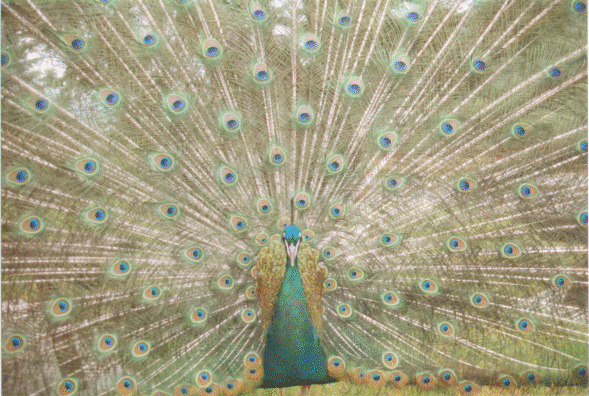
//> input picture image.jpg, 589 x 396 px
$ ./main   (built with g++ and OpenCV 4)
//> lines starting //> are read from the running program, lines starting //| are printed output that depends on the picture; after the words box and inside, x2 and y2 are one past the last pixel; in counts of white or black regions, pixels touching at a corner belong together
//> further down, img is the input picture: 396 rows x 589 cols, CV_8UC3; mean B, G, R 128.9, 157.1, 161.6
#include <iostream>
#include <opencv2/highgui.hpp>
#include <opencv2/imgproc.hpp>

using namespace cv;
using namespace std;

Mat img, new_img, lines_img, circles_img;
int blure = 1;

int rho = 74;
int theta = 65;
int threshold_slider = 0;

int dp = 1;
int minDist = 1;
int param1 = 145;
int param2 = 12;
int minRadius = 0;
int maxRadius = 11;

static void blure_on_trackbar(int, void*){
    if(blure == 0){
        blure = 1;
    }
    GaussianBlur(img, new_img, Size(0, 0), blure);
    cvtColor(new_img, new_img, COLOR_BGR2GRAY);
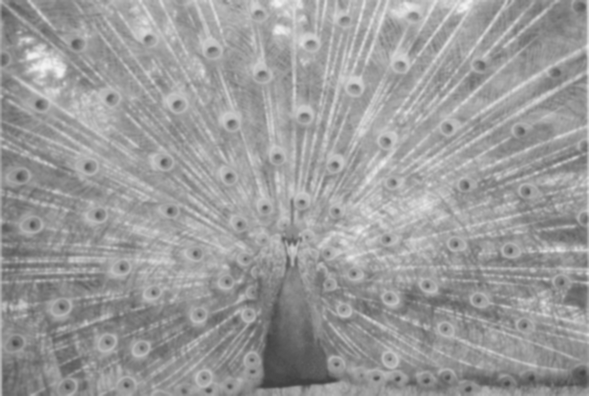
//> new_img: 396 rows x 589 cols, CV_8UC1; min 64, max 242, mean 155.1
    imshow("Processed", new_img);
}

static void lines_on_trackbar(int, void*){
    if(rho == 0) rho = 1;
    if(theta == 0) theta = 360;
    lines_img = img.clone();
    vector<Vec2f> lines;
    HoughLines(new_img, lines, rho, CV_PI/theta, threshold_slider);
//> lines = 12 lines (rho, theta): [0, 2.13], [296, 1.06], [74, 2.03], [148, 1.88], [222, 1.26], [222, 1.79], [-74, 2.27], [74, 1.55], [148, 0], [296, 0], [444, 0], [-518, 3.09]
    for(size_t i = 0; i < lines.size(); i++)
    {
        float rho = lines[i][0], theta = lines[i][1];
        Point pt1, pt2;
        double a = cos(theta), b = sin(theta);
        double x0 = a*rho, y0 = b*rho;
        pt1.x = cvRound(x0 + 1000*(-b));
        pt1.y = cvRound(y0 + 1000*(a));
        pt2.x = cvRound(x0 - 1000*(-b));
        pt2.y = cvRound(y0 - 1000*(a));
        line(lines_img, pt1, pt2, Scalar(0,0,255), 3, LINE_AA);
    }
//> this loop made 12 passes
//> (rho, theta, a, b, x0, y0) on passes 1 to 12: (0, 2.13, -0.528, 0.849, 0, 0), (296, 1.06, 0.486, 0.874, 143.9, 258.7), (74, 2.03, -0.443, 0.896, -32.8, 66.34), (148, 1.88, -0.309, 0.951, -45.73, 140.8), (222, 1.26, 0.309, 0.951, 68.6, 211.1), (222, 1.79, -0.216, 0.976, -47.9, 216.8), (-74, 2.27, -0.645, 0.764, 47.72, -56.56), (74, 1.55, 0.0242, 1, 1.79, 73.98), (148, 0, 1, 0, 148, 0), (296, 0, 1, 0, 296, 0), (444, 0, 1, 0, 444, 0), (-518, 3.09, -0.999, 0.0483, 517.4, -25.03)
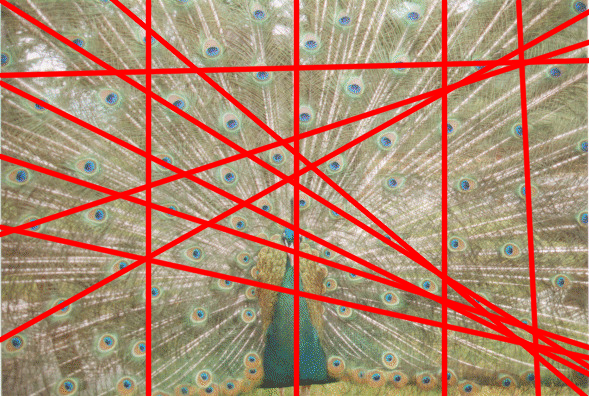
//> lines_img: 396 rows x 589 cols, CV_8UC3; 17.56% of pixels changed, all inside (x1, y1, x2, y2) = (0, 0, 589, 396)
    imshow("Lines", lines_img);
}

static void circles_on_trackbar(int, void*){
    if(dp == 0) dp = 1;
    if(minDist == 0) minDist = 1;
    if(param1 == 0) param1 = 1;
    if(param2 == 0) param2 = 1;
    circles_img = img.clone();
    vector<Vec3f> circles;
    HoughCircles(new_img, circles, HOUGH_GRADIENT, dp, minDist, param1, param2, minRadius, maxRadius);
//> circles = 82 circles (x, y, radius), first 12: [138.5, 348.5, 8.2], [419.5, 108.5, 10.4], [303.5, 114.5, 10.4], [15.5, 138.5, 10.4], [330.5, 180.5, 8.2], [452.5, 21.5, 9.3], [485.5, 42.5, 9.1], [553.5, 186.5, 10.2], [107.5, 32.5, 8.2], [434.5, 43.5, 8.2], [429.5, 95.5, 8.1], [580.5, 5.5, 7.4]
    for(size_t i = 0; i < circles.size(); i++)
    {
        Point center(cvRound(circles[i][0]), cvRound(circles[i][1]));
        int radius = cvRound(circles[i][2]);
        circle( circles_img, center, 3, Scalar(0,255,0), -1, 8, 0 );
        circle( circles_img, center, radius, Scalar(0,0,255), 2, 8, 0 );
    }
//> this loop made 82 passes
//> (center, radius) on passes 1 to 12: (Point(138, 348), 8), (Point(420, 108), 10), (Point(304, 114), 10), (Point(16, 138), 10), (Point(330, 180), 8), (Point(452, 22), 9), (Point(486, 42), 9), (Point(554, 186), 10), (Point(108, 32), 8), (Point(434, 44), 8), (Point(430, 96), 8), (Point(580, 6), 7)
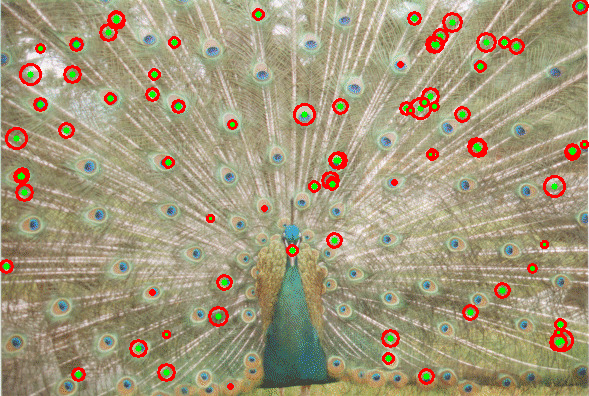
//> circles_img: 396 rows x 589 cols, CV_8UC3; 4.3% of pixels changed, all inside (x1, y1, x2, y2) = (0, 0, 589, 390)
    imshow("Circles", circles_img);
}

int main()
{
    img = imread("../Visual_Pattern_Recognition-Practice_2-8_semester/image.jpg", IMREAD_COLOR);
    if (img.empty()){
        cout << "Изображение не загружено" << endl;
        return -1;
    }
    namedWindow("Original", WINDOW_NORMAL);
    imshow("Original", img);

    namedWindow("Processed", WINDOW_NORMAL);
    blure_on_trackbar(blure, 0);
    createTrackbar("Blure", "Processed", &blure, 20, blure_on_trackbar);

    namedWindow("Lines", WINDOW_NORMAL);
    lines_on_trackbar(rho, 0);
    createTrackbar("rho", "Lines", &rho, 100, lines_on_trackbar);
    createTrackbar("theta", "Lines", &theta, 360, lines_on_trackbar);
    createTrackbar("threshold_slider", "Lines", &threshold_slider, 1000, lines_on_trackbar);

    namedWindow("Circles", WINDOW_NORMAL);
    circles_on_trackbar(rho, 0);
    createTrackbar("dp", "Circles", &dp, 10, circles_on_trackbar);
    createTrackbar("minDist", "Circles", &minDist, 1000, circles_on_trackbar);
    createTrackbar("param1", "Circles", &param1, 1000, circles_on_trackbar);
    createTrackbar("param2", "Circles", &param2, 1000, circles_on_trackbar);
    createTrackbar("minRadius", "Circles", &minRadius, 1000, circles_on_trackbar);
    createTrackbar("maxRadius", "Circles", &maxRadius, 1000, circles_on_trackbar);

    waitKey(0);
    return 0;
}
